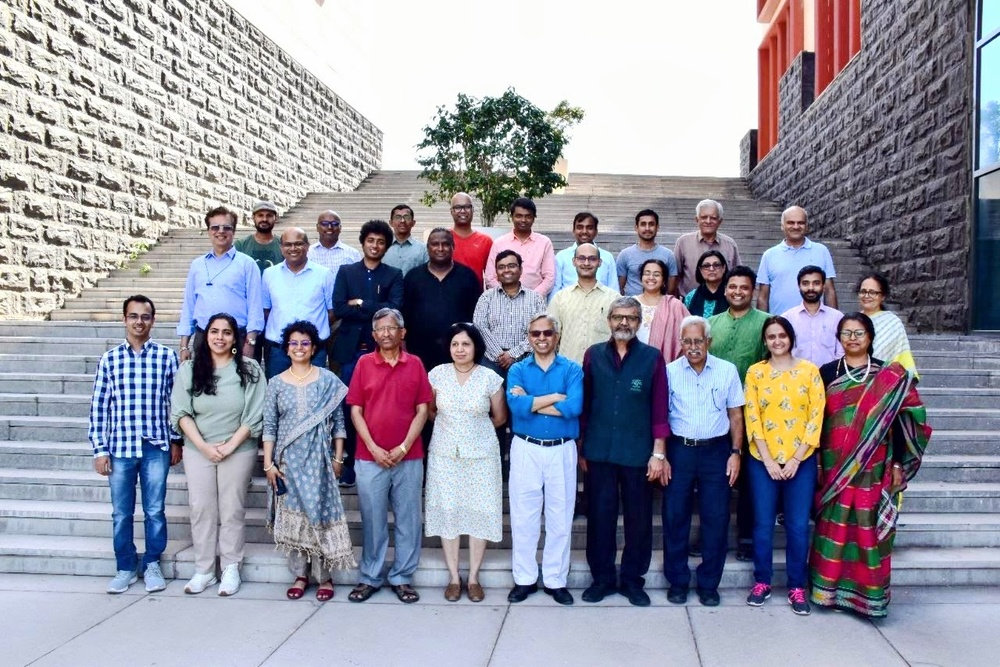
#> input picture data/Plaksha_Faculty.jpg, 1000 x 667 px, shrunk from 1280 x 854 before the run
$ python distance_classification.py
#> lines starting #> are read from the running program, lines starting #| are printed output that depends on the picture; after the words box and inside, x2 and y2 are one past the last pixel; in counts of white or black regions, pixels touching at a corner belong together
import cv2

## Reading the image plaksha_Faculty.jpg

img = cv2.imread("data/Plaksha_Faculty.jpg")
#> img is the input picture: shape (667, 1000, 3); mean B, G, R 162.3, 149, 149.2

## Convert the image to grayscale
gray_img = cv2.cvtColor(img, cv2.COLOR_BGR2GRAY)
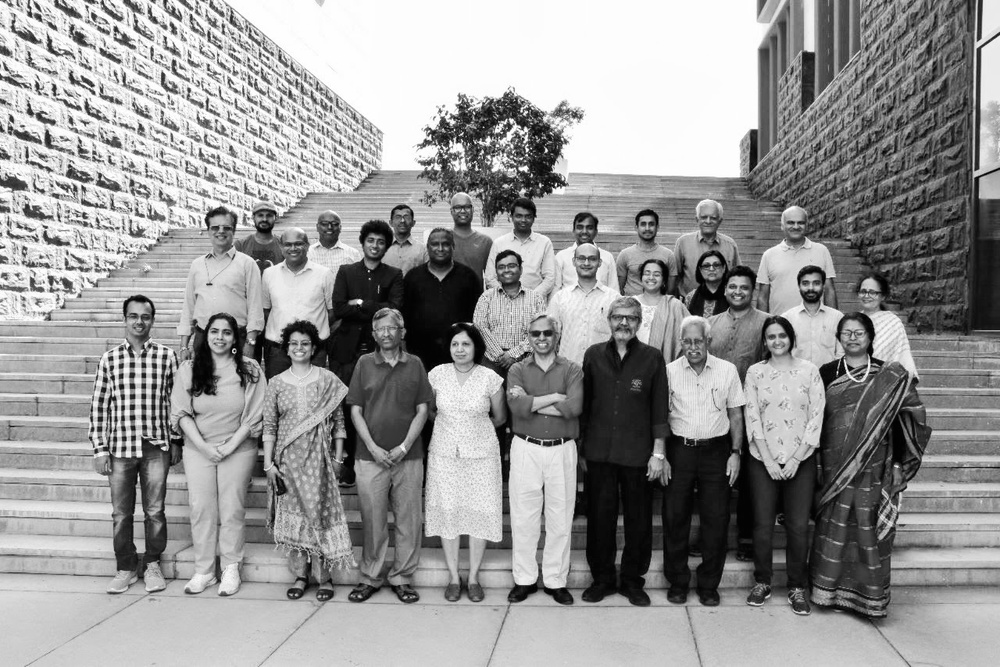
#> gray_img: shape (667, 1000); min 0, max 255, mean 150.6


# Loading the required haar-cascade xml classifier file
face_cascade = cv2.CascadeClassifier("haarcascade_frontalface_default.xml")

# Applying the face detection method on the grayscale image.
## Change the parameters for better detection of faces in your case.
faces_rect = face_cascade.detectMultiScale(
    gray_img, 1.05, 4, minSize=(25, 25), maxSize=(50, 50)
)
#> faces_rect = 30 rows, first 6: [448, 197, 27, 27], [250, 203, 30, 30], [389, 207, 26, 26], [510, 205, 28, 28], [695, 207, 27, 27], [633, 213, 30, 30]

# Define the text and font parameters
text = "Face Detected"  ## The text you want to write
font = cv2.FONT_HERSHEY_SIMPLEX  ## Font type
font_scale = 1  ## Font scale factor
font_color = (0, 0, 255)  ## Text color in BGR format (here, it's red)
font_thickness = 2  ## Thickness of the text


# Iterating through rectangles of detected faces
for x, y, w, h in faces_rect:
    cv2.rectangle(img, (x, y), (x + w, y + h), (0, 0, 255), 2)
    # Use cv2.putText to add the text to the image, Use text, font, font_scale, font_color, font_thickness here
    cv2.putText(img, text, (x, y - 10), font, font_scale, font_color, font_thickness)
#> this loop made 30 passes
#> (x, y, w, h) on passes 1 to 12: (448, 197, 27, 27), (250, 203, 30, 30), (389, 207, 26, 26), (510, 205, 28, 28), (695, 207, 27, 27), (633, 213, 30, 30), (570, 216, 28, 28), (205, 215, 34, 34), (361, 230, 29, 29), (279, 234, 27, 27), (427, 234, 27, 27), (571, 246, 32, 32)
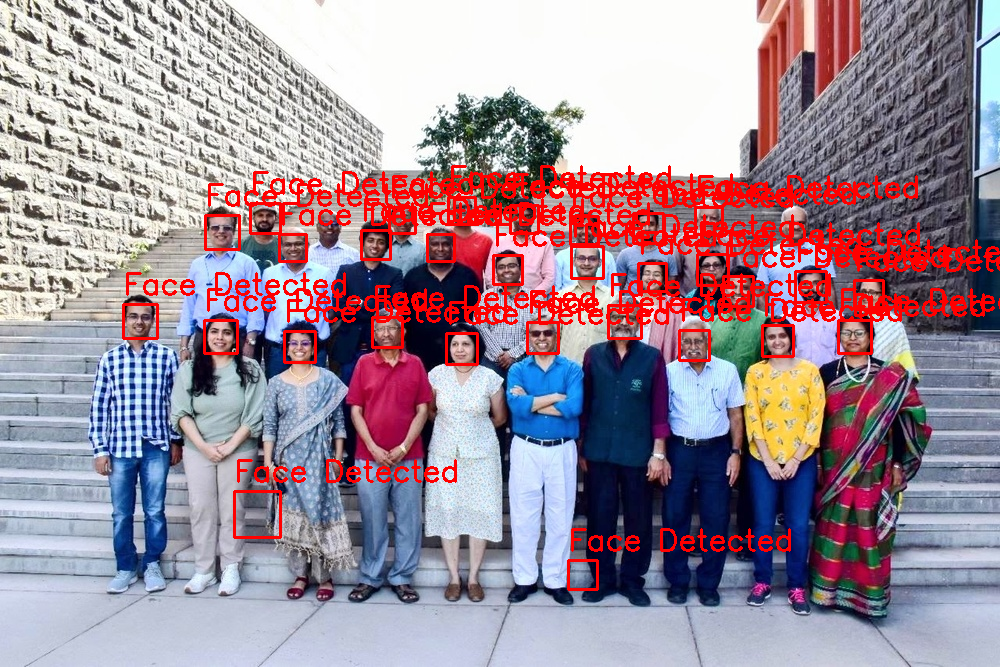
#> img: shape (667, 1000, 3); 7.47% of pixels changed, all inside (x1, y1, x2, y2) = (122, 165, 1000, 591)

## Display the image and window title should be "Total number of face detected are #"
cv2.imshow("Total number of face detected are {}".format(len(faces_rect)), img)
cv2.waitKey(0)
cv2.destroyAllWindows()
